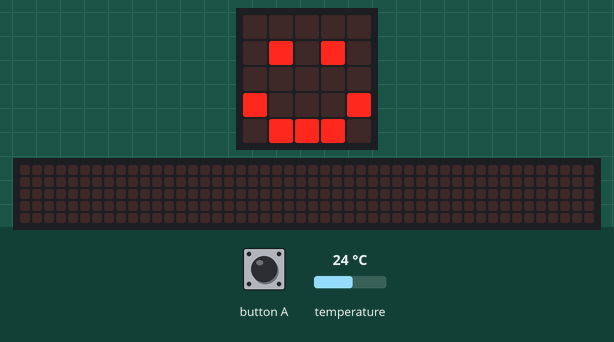
Bench run of a program on a simulated BBC micro:bit (MakeCode). Shown: the board's 5×5 LED display, a strip that is not on the board, showing the scrolling text unrolled. The inputs (shaded band) are chosen by the test bench; at power-on: temperature 24 °C. The 48×5 strip is a reading aid, not a part: it shows the text the display is scrolling, unrolled, one strip-width of it at a time.

Above: at 1.8 s.
1.9 s: button A pressed for 0.15 s
At 5.8 s:
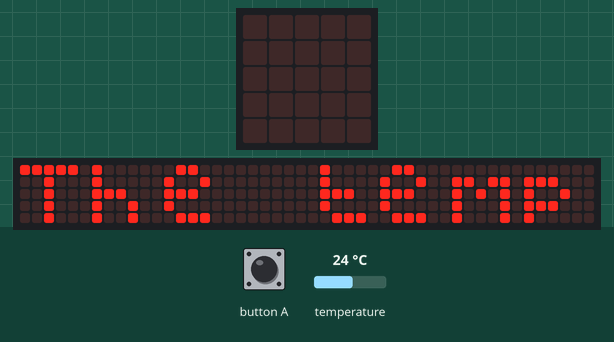
At 20.12 s:
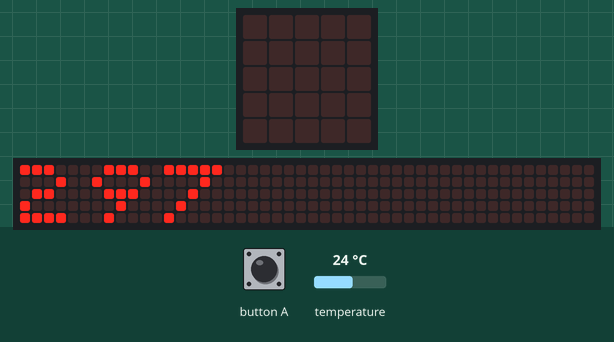

The program:

main.ts
```typescript
// (licence header left out)
basic.clearScreen()
basic.showIcon(IconNames.Happy)

// variables
let celsius: number
let kelvin:number

input.onButtonPressed(Button.A, function() {
  // input
  celsius =  input.temperature()

  // process
  kelvin = celsius + 273.15
  kelvin = Math.round(kelvin)

  // output
  basic.clearScreen()
  basic.showString('The temperature is:')
  basic.showNumber(kelvin)
  basic.showString('K')
})
```

Measured:
- after the input at 1.9 s, the display: changes after 0.15 s (image 1)
- what the display in image 1 shows lasts 0.8 s, from 5.2 s to 6.0 s
